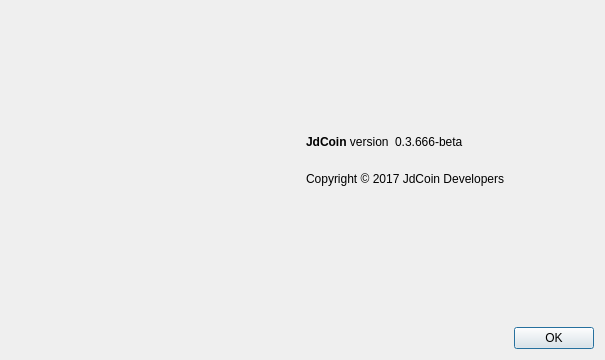
<?xml version="1.0" encoding="UTF-8"?>
<ui version="4.0">
 <class>AboutDialog</class>
 <widget class="QDialog" name="AboutDialog">
  <property name="geometry">
   <rect>
    <x>0</x>
    <y>0</y>
    <width>605</width>
    <height>360</height>
   </rect>
  </property>
  <property name="windowTitle">
   <string>About JdCoin</string>
  </property>
  <layout class="QGridLayout" name="gridLayout" columnstretch="5,5">
   <item row="0" column="0">
    <widget class="QLabel" name="label_4">
     <property name="sizePolicy">
      <sizepolicy hsizetype="Preferred" vsizetype="Ignored">
       <horstretch>0</horstretch>
       <verstretch>0</verstretch>
      </sizepolicy>
     </property>
     <property name="pixmap">
      <pixmap resource="../bitcoin.qrc">:/images/about</pixmap>
     </property>
    </widget>
   </item>
   <item row="0" column="1">
    <layout class="QVBoxLayout" name="verticalLayout_2">
     <item>
      <spacer name="verticalSpacer_2">
       <property name="orientation">
        <enum>Qt::Vertical</enum>
       </property>
       <property name="sizeHint" stdset="0">
        <size>
         <width>20</width>
         <height>40</height>
        </size>
       </property>
      </spacer>
     </item>
     <item>
      <layout class="QHBoxLayout" name="horizontalLayout">
       <item>
        <widget class="QLabel" name="label">
         <property name="cursor">
          <cursorShape>IBeamCursor</cursorShape>
         </property>
         <property name="text">
          <string>&lt;b&gt;JdCoin&lt;/b&gt; version</string>
         </property>
         <property name="textInteractionFlags">
          <set>Qt::LinksAccessibleByMouse|Qt::TextSelectableByKeyboard|Qt::TextSelectableByMouse</set>
         </property>
        </widget>
       </item>
       <item>
        <widget class="QLabel" name="versionLabel">
         <property name="cursor">
          <cursorShape>IBeamCursor</cursorShape>
         </property>
         <property name="text">
          <string notr="true">0.3.666-beta</string>
         </property>
         <property name="textInteractionFlags">
          <set>Qt::LinksAccessibleByMouse|Qt::TextSelectableByKeyboard|Qt::TextSelectableByMouse</set>
         </property>
        </widget>
       </item>
       <item>
        <spacer name="horizontalSpacer">
         <property name="orientation">
          <enum>Qt::Horizontal</enum>
         </property>
         <property name="sizeHint" stdset="0">
          <size>
           <width>40</width>
           <height>20</height>
          </size>
         </property>
        </spacer>
       </item>
      </layout>
     </item>
     <item>
      <widget class="QLabel" name="copyrightLabel">
       <property name="cursor">
        <cursorShape>IBeamCursor</cursorShape>
       </property>
       <property name="text">
        <string>
Copyright © 2017 JdCoin Developers
</string>
       </property>
       <property name="textInteractionFlags">
        <set>Qt::LinksAccessibleByMouse|Qt::TextSelectableByKeyboard|Qt::TextSelectableByMouse</set>
       </property>
      </widget>
     </item>
     <item>
      <spacer name="verticalSpacer">
       <property name="orientation">
        <enum>Qt::Vertical</enum>
       </property>
       <property name="sizeHint" stdset="0">
        <size>
         <width>20</width>
         <height>40</height>
        </size>
       </property>
      </spacer>
     </item>
     <item>
      <widget class="QDialogButtonBox" name="buttonBox">
       <property name="orientation">
        <enum>Qt::Horizontal</enum>
       </property>
       <property name="standardButtons">
        <set>QDialogButtonBox::Ok</set>
       </property>
      </widget>
     </item>
    </layout>
   </item>
  </layout>
 </widget>
 <resources>
  <include location="../bitcoin.qrc"/>
 </resources>
 <connections>
  <connection>
   <sender>buttonBox</sender>
   <signal>accepted()</signal>
   <receiver>AboutDialog</receiver>
   <slot>accept()</slot>
   <hints>
    <hint type="sourcelabel">
     <x>360</x>
     <y>308</y>
    </hint>
    <hint type="destinationlabel">
     <x>157</x>
     <y>274</y>
    </hint>
   </hints>
  </connection>
  <connection>
   <sender>buttonBox</sender>
   <signal>rejected()</signal>
   <receiver>AboutDialog</receiver>
   <slot>reject()</slot>
   <hints>
    <hint type="sourcelabel">
     <x>428</x>
     <y>308</y>
    </hint>
    <hint type="destinationlabel">
     <x>286</x>
     <y>274</y>
    </hint>
   </hints>
  </connection>
 </connections>
</ui>
